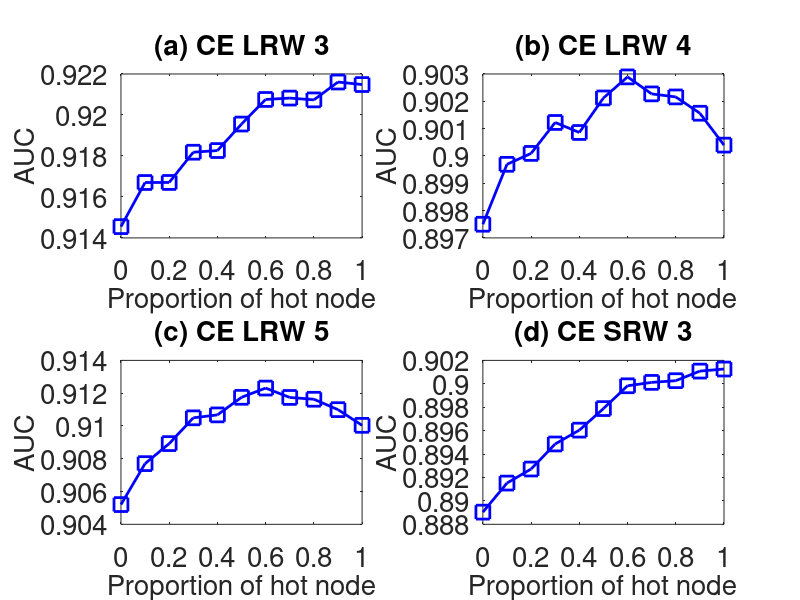

Write the MATLAB code that produced this figure.
subplot(2,2,1);
x=0:0.1:1;
y=[0.9145503	0.9167033	0.9167061	0.9181816	0.918263	0.9195566	0.9207565	0.9208236	0.9207356	0.9216071	0.9214842
];
plot(x,y,'-bs','LineWidth',2,'MarkerSize',10);
set(gca,'FontSize',20);
xlabel('Proportion of hot node','fontsize',20);
ylabel('AUC','fontsize',20);
title('(a) CE LRW 3','fontsize',20);

subplot(2,2,2);
x=0:0.1:1;
y=[0.8974998	0.8996936	0.9000928	0.9012254	0.9008586	0.902123	0.9028934	0.902271	0.90216	0.901563	0.9003962
];
plot(x,y,'-bs','LineWidth',2,'MarkerSize',10);
set(gca,'FontSize',20);
xlabel('Proportion of hot node','fontsize',20);
ylabel('AUC','fontsize',20);
title('(b) CE LRW 4','fontsize',20);

subplot(2,2,3);
x=0:0.1:1;
y=[0.905204	0.9077024	0.9089234	0.9104956	0.9106747	0.9117478	0.9123114	0.9117386	0.9116298	0.910995	0.910038
];
plot(x,y,'-bs','LineWidth',2,'MarkerSize',10);
set(gca,'FontSize',20);
xlabel('Proportion of hot node','fontsize',20);
ylabel('AUC','fontsize',20);
title('(c) CE LRW 5','fontsize',20);


subplot(2,2,4);
x=0:0.1:1;
y=[0.8890392	0.8915215	0.8927222	0.8948615	0.8960433	0.8978841	0.8998313	0.9001208	0.9002666	0.9010855	0.9012618
];
plot(x,y,'-bs','LineWidth',2,'MarkerSize',10);
set(gca,'FontSize',20);
xlabel('Proportion of hot node','fontsize',20);
ylabel('AUC','fontsize',20);
title('(d) CE SRW 3','fontsize',20);
